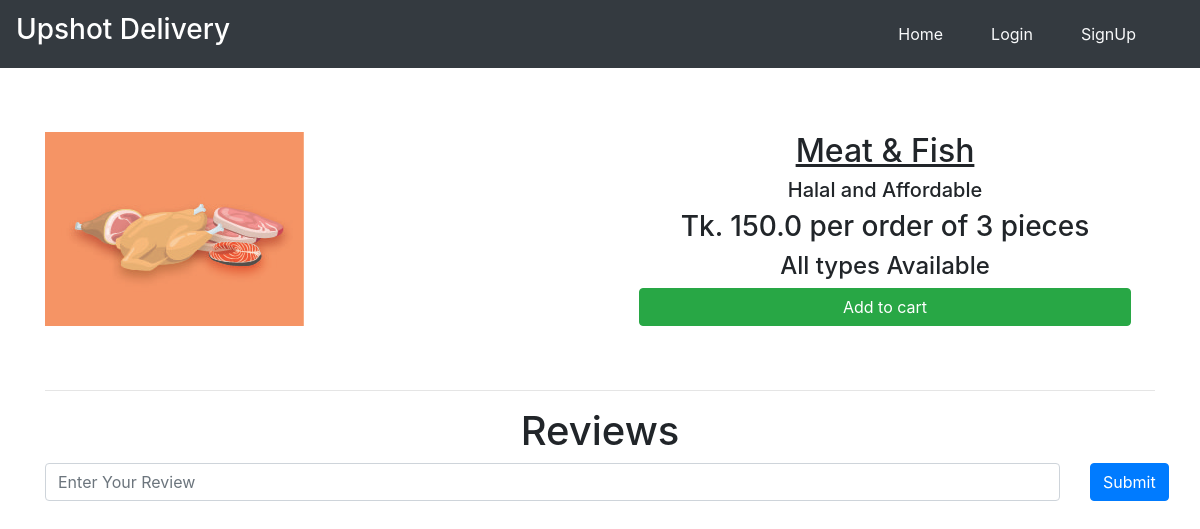
The app's page /dishes/Pork_Adobo with its own data.
### main/models.py (models this page shows, shortened)
class Item(models.Model):
    LABELS = (
        ('Best Selling Foods', 'Best Selling Foods'),
        ('New Food', 'New Food'),
        ('Spicy Foods🔥', 'Spicy Foods🔥'),
    )
    LABEL_COLOUR = (
        ('danger', 'danger'),
        ('success', 'success'),
        ('primary', 'primary'),
        ('info', 'info'),
        ('warning', 'warning'),
    )
    title = models.CharField(max_length=150)
    description = models.CharField(max_length=250,blank=True)
    price = models.FloatField()
    pieces = models.IntegerField(default=6)
    instructions = models.CharField(max_length=250,default="Available")
    image = models.ImageField(default='default.png', upload_to='images/')
    labels = models.CharField(max_length=25, choices=LABELS, blank=True)
    label_colour = models.CharField(max_length=15, choices=LABEL_COLOUR, blank=True)
    slug = models.SlugField(default="foods")
    created_by = models.ForeignKey(User, on_delete=models.CASCADE)

### main/views.py (the view)
# urls.py: path('dishes/<slug>', views.menuDetail, name='dishes'),
def menuDetail(request, slug):
    item = Item.objects.filter(slug=slug).first()
    reviews = Reviews.objects.filter(rslug=slug).order_by('-id')[:7]
    context = {
        'item' : item,
        'reviews' : reviews,
    }
    return render(request, 'main/dishes.html', context)

### main/templates/main/dishes.html (shortened to what this page needs)
{% extends "main/layout.html" %}
{% block content %}
<div class="dishes">
  <main class="mt-3 pt-4 main">
    <div class="container dark-grey-text">
      <div class="row wow fadeIn">
        <div class="col-md-6 mb-4">
          <img src="{{ item.image.url }}" class="img-fluid mt-4" alt="">
        </div>
        <div class="col-md-6 mb-4 information">
          <div class="p-4 content">
            <div class="mt-0">
                <h2><u>{{ item.title }}</u><span class="badge badge-{{ item.label_colour }} ml-2">{{ item.labels }}</span></h2>
            </div>
            <div class="lead">
              {% if item.description %}
              <h5>{{ item.description }}</h5>
              {% endif %}
              <h3>Tk. {{ item.price }} per order of {{ item.pieces}} pieces</h3>
              <h4>{{ item.instructions }}</h4>
            </div>
            <a href="{% url 'main:add-to-cart' item.slug %}" class="btn btn-success btn-md my-0 p">Add to cart</a>
          </div>
        </div>
      </div>
      <hr>
    </div>
  </main>
  <div class="container">
    <h1 class="text-center">Reviews</h1>
    <form action="{% url 'main:add_reviews' %}" method="POST" class="mb-3">
      <div class="row">
        <div class="col-sm-11">
          <input type="text" name="review" class="form-control" placeholder="Enter Your Review">
        </div>
        <div class="col-sm-1">
          <button type="submit" class="btn btn-primary">Submit</button>
        </div>
      </div>
    </form>
  </div>
</div>
{% endblock content %}

### main/static/main/styles.css (style rules this page uses)
.dishes .main .container .row img { max-width: 540px; max-height: 450px; width: fit-content; }
.dishes .main .container .row .content { display: flex; flex-direction: column; text-align: center; justify-content: center; }
.dishes .main .container .row .information { display: flex; flex-direction: column; text-align: center; justify-content: center; }

### records on screen
Item: image (picture), title "Meat & Fish", description "Halal and Affordable", price "150.0", pieces "3", instructions "All types Available"
